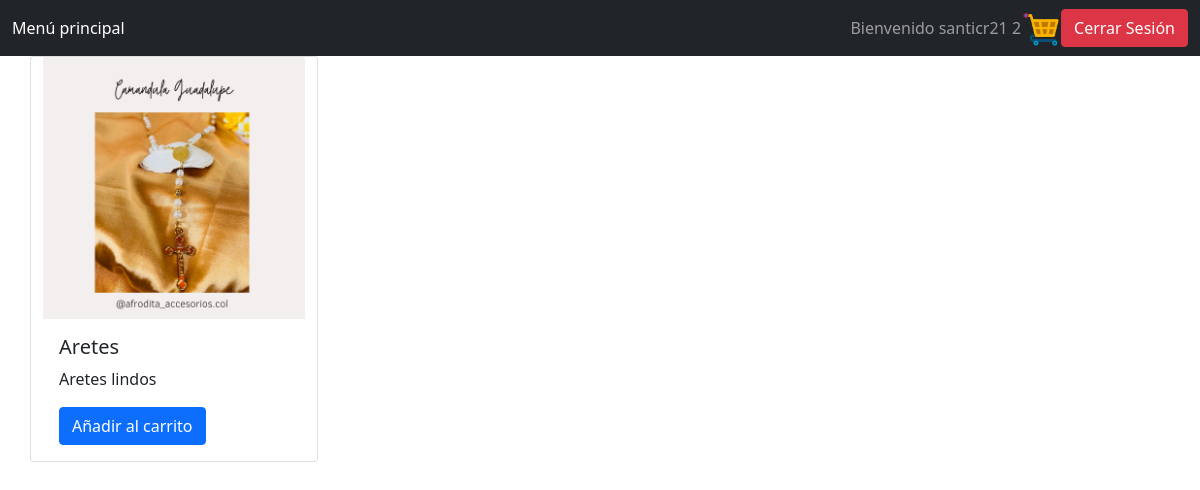
The app's page / (signed in), older data.
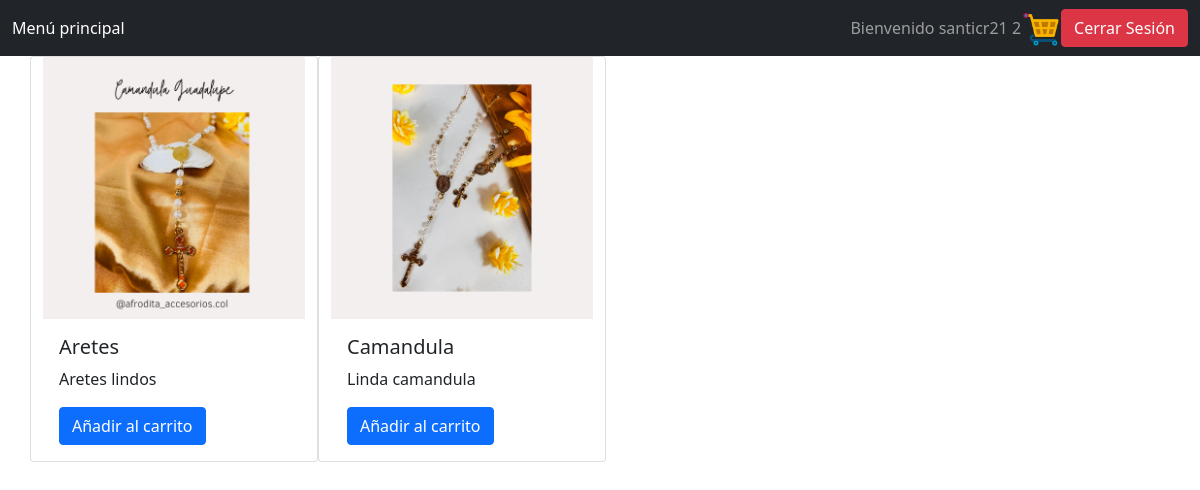
The same page, newer data.
### tables this page shows
CREATE TABLE Item (Id INTEGER PRIMARY KEY AUTOINCREMENT, Name TEXT, Quantity INT, Price REAL, Sold INT, Description TEXT, URL TEXT);

### app.py (the view)
@app.route('/')
def index():
    rows = readItem()
    flag = 0
    amount = 0
    user, admin = "", ""
    if "user" in session:
        user = session["user"]
        amount = readCart(user)
        flag = 1
    elif "admin" in session:
        admin = session["admin"]
        flag = 2
    return render_template('index.html', data = rows, user = user, flag = flag, admin = admin, amount = amount)

### controller.py (called while the page is built)
def readItem():
    conn = sqlite3.connect('items.db')
    cursor = conn.cursor()
    query1 = "SELECT * FROM item"
    rows = cursor.execute(query1)
    print(rows)
    return rows

def readCart(user):
    conn = sqlite3.connect('items.db')
    cursor = conn.cursor()
    query1 = f"SELECT * FROM Cart WHERE User = '{user}'"
    rows = cursor.execute(query1)
    lrows = len(list(rows))
    conn.close()
    return lrows

### templates/index.html (shortened to what this page needs)
<!DOCTYPE html>
<html>
    <head>
        <link href="https://cdn.jsdelivr.net/npm/bootstrap@5.0.2/dist/css/bootstrap.min.css" rel="stylesheet">
    </head>
    <body>
        <nav class="navbar navbar-dark bg-dark">
            <div class="container-fluid">
                <ul class="navbar-nav me-auto mb-2 mb-lg-0">
                    <li class="nav-item">
                        <a class="nav-link active" aria-current="page" href="{{ url_for('index') }}">
                            Menú principal
                        </a>
                    </li>
                </ul>
                {% if flag == 0 %}
                    <form action="{{ (url_for('login')) }}">
                        <button type="submit" class="btn btn-success">Iniciar Sesión</button>
                    </form>
                    <form action="{{ (url_for('register')) }}">
                        <button type="submit" class="btn btn-danger">Registrarse</button>
                    </form>
                {% elif flag == 1 %}
                    <span class="navbar-text">Bienvenido {{ user }} {% if amount > 0 %} {{ amount }} {% endif %}</span>
                    <a href="{{ url_for('cart') }}">
                        <img src="/static/cart.png" style="width: 2.5rem;">
                    </a>
                    <form action="{{ (url_for('logout')) }}">
                        <button type="submit" class="btn btn-danger">Cerrar Sesión</button>
                    </form>
                {% endif %}
            </div>
        </nav>
        <div class="container">
			<div class="row">
		        {% for row in data %}
		            <div class="card" style="width: 18rem;">
		                <img src="{{ row[6] }}" class="card-img-top" alt="{{ row[1] }}">
		                <div class="card-body">
		                    <h5 class="card-title">{{ row[1] }}</h5>
		                    <p class="card-text">
		                        {{ row[5] }}
		                    </p>
		                    {% if user %}
		                    <form action="{{ url_for('add_cart', itemId = row[0], user = user) }}">
		                        <button type="submit" class="btn btn-primary">Añadir al carrito</button>
		                    </form>
		                    {% endif %}
		                </div>
		            </div>
		        {% endfor %}
		    </div>
		</div>
    </body>
</html>

Row changes from the older to the newer data that the page shows:
added Item: URL (picture), Name "Camandula", Description "Linda camandula"
